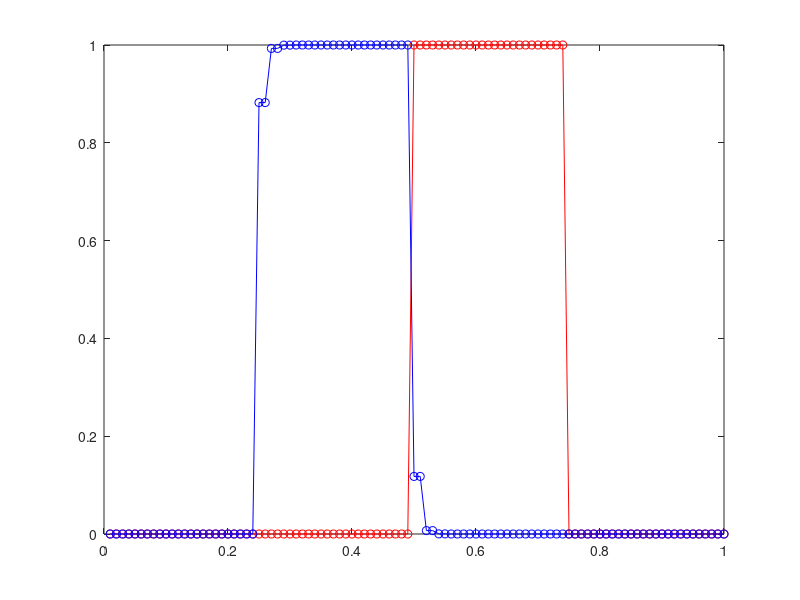
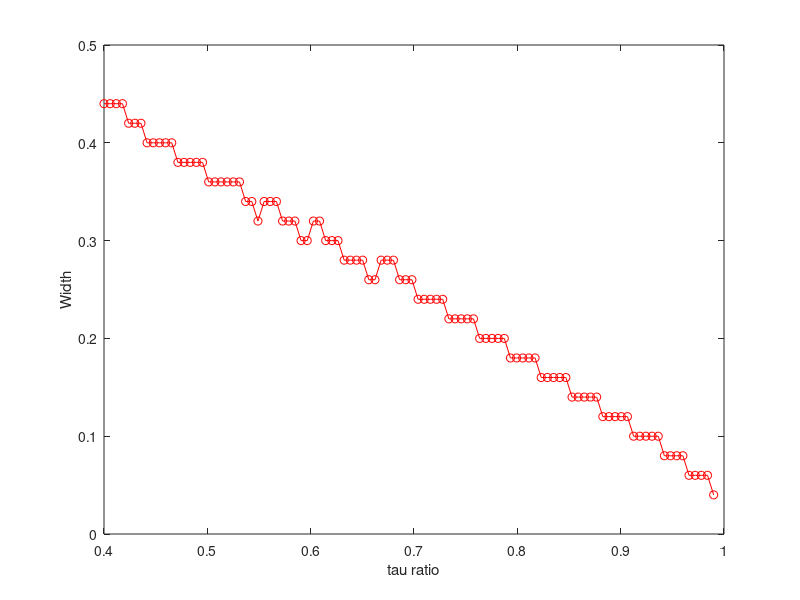

These figures' MATLAB source, in order:
clear;

% Parameters for the system
c=1;
tauVec=linspace(0.004,0.0099);
h=0.01;
tmax = abs(h/c);
    % pulse loops through system once

% Extent of the system
x=h:h:1;       % no mesh point at x=0 due to periodic boundary conditions
m=length(x);

% Diagonal matrix to implement the spatial first-derivative
D=diag(ones(m-1,1),+1);
D=D-diag(ones(m-1,1),-1);

% Additional elements for periodic boundary conditions
D(m,1)=1;
D(1,m)=-1;

% Construct the spatial-averaging matrix
av=0.5*abs(D);

% Construct the matrix for the spatial second-derivative
D2=abs(D)-2*eye(m);

% FTCS update matrix
%mat=eye(m) + c*tau/(2*h)*D;



% Lax-Wendroff update matrix
% mat=eye(m) + c*tau/(2*h)*D + 0.5*(c*tau/h)^2*D2;

% Initial conditions (Gaussian pulse at x=0.5)
% wave=exp(-100*(x-0.5).^2)';


% Main loop

for jj=1:100
    % Lax update matrix
    tau1 = tauVec(jj);
    clear mat
    mat=av + c*tau1/(2*h)*D;
    mat(:, 1) = 0;
    mat(:, end) = 0;

    steps=ceil(1/(c*tau1)); 
    clear wave
    for ii=1:length(x)
        if (0.5 <= x(ii)) && (x(ii) < 0.75)
            wave(ii) = 1;
        else
            wave(ii) = 0;
        end
    end
    wave = wave';
    wave0=wave; 
    for n=1:0.25*steps
        wave=mat*wave;    % Update current values
    end
    width(jj) = sum(wave>0.001)/m-0.25;
    figure(1)
    plot(x,wave0,'ro-',x,wave,'bo-')
    drawnow
    
end
t_tmax = 1/tmax * tauVec;
figure(2)
plot(t_tmax, width, 'ro-')
ylabel("Width")
xlabel('tau ratio')
